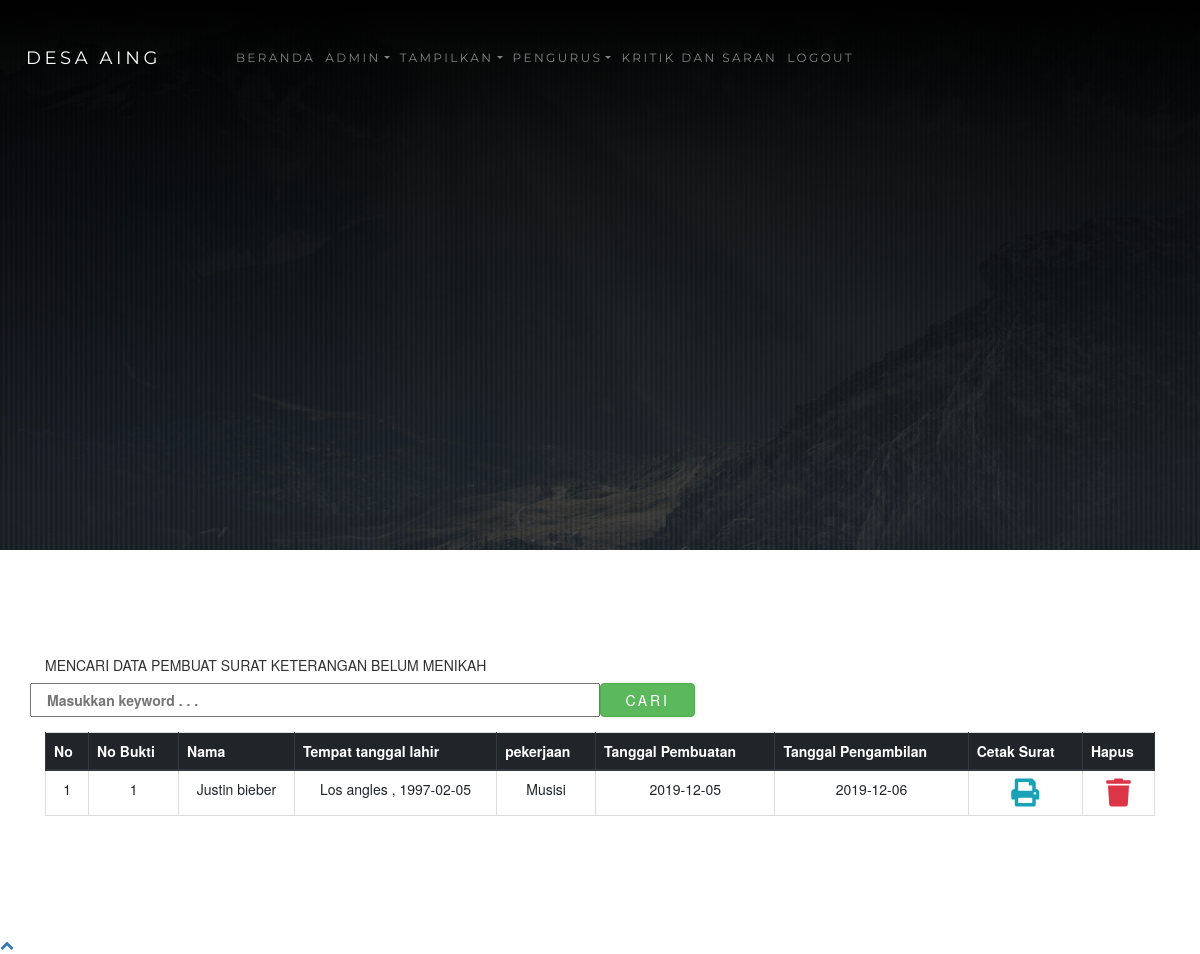
The page /admin.php?halaman=nikah (signed in) on the database its author committed.
### tables this page shows
CREATE TABLE `nikah` (
  `id` int(11) NOT NULL,
  `nama` varchar(300) NOT NULL,
  `nik` varchar(100) NOT NULL,
  `tempat_lahir` varchar(100) NOT NULL,
  `tanggal_lahir` date NOT NULL,
  `jk` enum('L','P','','') NOT NULL,
  `pekerjaan` varchar(300) NOT NULL,
  `agama` varchar(100) NOT NULL,
  `kewarganegaraan` varchar(100) NOT NULL,
  `rt` varchar(5) NOT NULL,
  `rw` varchar(5) NOT NULL,
  `desa` varchar(100) NOT NULL,
  `kecamatan` varchar(100) NOT NULL,
  `kabupaten` varchar(100) NOT NULL,
  `keperluan` varchar(300) NOT NULL,
  `tgl_buat` date NOT NULL,
  `tgl_ambil` date NOT NULL
);

### functions.php (called while the page is built, shortened)
<?php
$conn = mysqli_connect("localhost", "root", "", "ta_web");
function query($query)
{
    global $conn;
    $result = mysqli_query($conn, $query);
    $rows = [];
    while ($row = mysqli_fetch_assoc($result)) {
        $rows[] = $row;
    }
    return $rows;
}

### pembuat_nikah.php (the view, shortened to what this page needs)
<?php
require 'functions.php';
$nikah = query("SELECT * FROM nikah ORDER BY id DESC");
?>
<!DOCTYPE html>
<html lang="en">
<head>
</head>
<body>
    <div class="inner-page">
        <div class="slider-item" style="background-image: url('images/konfirmasi.jpg');">
            <div class="container">
                <div class="row slider-text align-items-center justify-content-center">
                </div>
            </div>
        </div>
    </div>
    <section class="section blog">
        <div class="container">
            <form action="" method="post">
                <div class="form-group row font-weight-bold text-uppercase">
                    <h5 class="col-sm-12">Mencari data pembuat surat keterangan belum menikah</h5>
                    <input type="text" class="col-sm-6" placeholder="Masukkan keyword . . ." name="keyword" id="keyword" autocomplete="off">
                    <button type="submit" class="col-sm-1 btn btn-success" name="cari">Cari</button>
                </div>
            </form>
            <table class="table table-bordered text-center">
                <thead class="thead-dark">
                    <tr class="text-center">
                        <th>No</th>
                        <th>No Bukti</th>
                        <th>Nama</th>
                        <th>Tempat tanggal lahir</th>
                        <th>pekerjaan</th>
                        <th>Tanggal Pembuatan</th>
                        <th>Tanggal Pengambilan</th>
                        <th>Cetak Surat</th>
                        <th>Hapus</th>
                    </tr>
                </thead>
                <?php $i = 1; ?>
                <tbody>
                    <?php foreach ($nikah as $row) : ?>
                        <tr>
                            <td><?= $i; ?></td>
                            <td><?= $row["id"] ?></td>
                            <td><?= $row["nama"] ?></td>
                            <td><?= $row["tempat_lahir"] ?> , <?= $row["tanggal_lahir"] ?></td>
                            <td><?= $row["pekerjaan"] ?></td>
                            <td><?= $row["tgl_buat"] ?></td>
                            <td><?= $row["tgl_ambil"] ?></td>
                            <td><a href="cetak_nikah.php?id=<?= $row["id"]; ?>" target="_blank" i class="fas fa-print text-info fa-2x"></i></a></td>
                            <td><a href="hapus.php?id=<?= $row["id"]; ?>&hapus=nikah" onclick="return confirm('Mau dihapus ?')"><i class="fas fa-trash text-danger fa-2x"></i></a></td>
                        </tr>
                        <?php $i++; ?>
                    <?php endforeach; ?>
                </tbody>
            </table>
        </div>
    </section>
</body>
</html>

### rows shown on the page
nikah: id "1", nama "Justin bieber", tempat_lahir "Los angles", tanggal_lahir "1997-02-05", pekerjaan "Musisi", tgl_buat "2019-12-05", tgl_ambil "2019-12-06"
